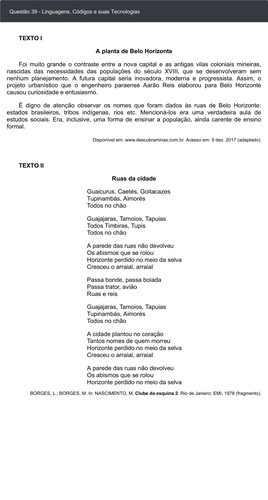
#> input picture 6Passo-ConcatenarVerticalmente/inteiras_separadas/pagina_enem_43.png, 268 x 500 px, shrunk from 1753 x 3273 before the run; its folder holds 2 pictures in this run
$ python concatenar-verticalmente.py
#> lines starting #> are read from the running program, lines starting #| are printed output that depends on the picture
"""
Propósito: concatenas verticalmente as imagens de cada pasta vinda do passo 5
Autor: Alexandre Nassar de Peder
Criação: 02/10/2025
Atualização: 03/06/2026

OBS1: puxe a pasta "divididas-sem-bordas-do-meio" do passo 5 para essa pasta do passo 6

OBS2: o objetivo deste passo é pegar as colunas já recortadas e empilhar uma em cima da outra, na ordem correta, para formar uma única imagem final. Futuramente, essa imagem concatenada será dividida em imagens de cada questão, mas isso será feito no passo 7.

OBS3: este código vai criar uma imagem final chamada "colunas_concatenadas_verticalmente.png" que vai ter todas as colunas concatenadas verticalmente na ordem correta

OBS4: não compensa concatenar as páginas inteiras. Tenha isso em mente para o passo 7. Concatene apenas as colunas.

OBS5: tem provas que as colunas são de tamanhos diferentes. Tenha isso em mente. Não ajuda muito ter uma coluna maior que a outra. Se esse for o seu caso, você pode ajustar o código para lidar com isso, tal como concatenar as colunas do mesmo tamanho e depois concatenar as colunas menores em outra imagem. Mas isso é um caso específico. Se precisar, coloque as colunas do mesmo tamanho em uma única pasta, e execute atualizando as linhas 24 e 60

OBS6: execute o código
"""
"""
Propósito: concatenar verticalmente as imagens de cada pasta vinda do passo 5
Autor: Alexandre Nassar de Peder
Criação: 02/10/2025
Atualização: 03/06/2026

OBS1: puxe a pasta "divididas-sem-bordas-do-meio" do passo 5 para essa pasta do passo 6

OBS2: o objetivo deste passo é pegar as colunas já recortadas e empilhar uma em cima da outra, na ordem correta, para formar uma única imagem final. Futuramente, essa imagem concatenada será dividida em imagens de cada questão, mas isso será feito no passo 7.

OBS3: este código vai criar uma imagem final chamada "colunas_concatenadas_verticalmente.png" que vai ter todas as colunas concatenadas verticalmente na ordem correta
"""

from PIL import Image
import os
import re

pasta_imagens = "inteiras_separadas"
pasta_saida = "."
os.makedirs(pasta_saida, exist_ok=True)

# Função para extrair o número da página e ordenar corretamente
def get_sort_key(nome_arquivo):
    """
    Extrai o número da página e o lado para ordenação
    Suporta diferentes formatos:
    - pagina_enem_41_esquerda.png
    - pagina_enem_41_direita.png
    - pagina_enem_41.png
    - pagina_41.png
    """
#> called with nome_arquivo = 'pagina_enem_43.png'
    # Tenta encontrar o número da página em diferentes padrões
    padroes = [
        r'pagina_enem_(\d+)_',  # pagina_enem_41_
        r'pagina_enem_(\d+)\.',  # pagina_enem_41.png
        r'pagina_(\d+)_',  # pagina_41_
        r'pagina_(\d+)\.',  # pagina_41.png
        r'_(\d+)_',  # _41_
        r'_(\d+)\.',  # _41.png
    ]

    numero = None
    for padrao in padroes:
        match = re.search(padrao, nome_arquivo)
        if match:
            numero = int(match.group(1))
            break

    # Se não encontrar número, usa 0 como fallback
    if numero is None:
        print(f"AVISO: Não foi possível extrair número de: {nome_arquivo}")
        numero = 0

    # Define a ordem: esquerda primeiro (0), depois direita (1)
    if 'esquerda' in nome_arquivo.lower():
        lado = 0
    elif 'direita' in nome_arquivo.lower() or 'direito' in nome_arquivo.lower():
        lado = 1
    else:
        # Se não tem lado especificado, tenta extrair do nome
        # ou usa 0 por padrão
        lado = 0

    return (numero, lado)

# Pegar e ordenar as imagens corretamente
print(f"Verificando pasta: {pasta_imagens}")
arquivos = [f for f in os.listdir(pasta_imagens) if f.endswith('.png')]

if not arquivos:
    print(f"ERRO: Nenhum arquivo PNG encontrado na pasta '{pasta_imagens}'")
    print("Verifique se a pasta existe e contém imagens.")
    exit()

print(f"Encontrados {len(arquivos)} arquivos PNG")

# Ordenar os arquivos
try:
    arquivos.sort(key=get_sort_key)
    print("Arquivos ordenados com sucesso!")
except Exception as e:
    print(f"Erro ao ordenar: {e}")
    print("Usando ordenação alfabética como fallback...")
    arquivos.sort()

# Mostrar a ordem dos arquivos
print("\nOrdem dos arquivos:")
for i, arquivo in enumerate(arquivos):
    print(f"  {i+1}. {arquivo}")

# Abrir todas as imagens na ordem correta
imagens = []
alturas = []
larguras = []

print("\nAbrindo imagens...")
for arquivo in arquivos:
    caminho = os.path.join(pasta_imagens, arquivo)
    try:
        img = Image.open(caminho)
#> img is the input picture: PIL image 268x500 RGB; mean R, G, B 236.7, 236.9, 237.2
        imagens.append(img)
        alturas.append(img.height)
        larguras.append(img.width)
        print(f"  {arquivo}: {img.width}x{img.height}")
#|   pagina_enem_43.png: 268x500
    except Exception as e:
        print(f"  ERRO ao abrir {arquivo}: {e}")

if not imagens:
    print("Nenhuma imagem foi carregada!")
    exit()

# Encontrar a largura máxima
largura_max = max(larguras)
#> largura_max = 268
print(f"\nLargura máxima: {largura_max}")
#| Largura máxima: 268

# Concatenar verticalmente
altura_total = sum(alturas)
#> altura_total = 1000
print(f"Altura total: {altura_total}")
#| Altura total: 1000

print("\nConcatenando imagens...")
imagem_final = Image.new('RGB', (largura_max, altura_total))
#> imagem_final: PIL image 268x1000 RGB; every value is 0

y = 0
for i, img in enumerate(imagens):
    # Centraliza a imagem horizontalmente se for menor que a largura máxima
    x_offset = (largura_max - img.width) // 2
    imagem_final.paste(img, (x_offset, y))
    print(f"  Colocando imagem {i+1} em y={y}")
    y += img.height
#> this loop made 2 passes
#> (x_offset, y) on passes 1 to 2: (0, 500), (0, 1000)
#|   Colocando imagem 1 em y=0
#|   Colocando imagem 2 em y=500
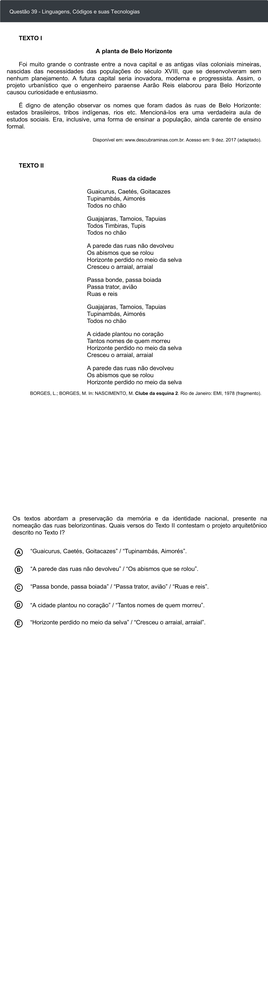
#> imagem_final: PIL image 268x1000 RGB; mean R, G, B 244.1, 244.2, 244.3
#> after the loop, y = 1000

# Salvar
caminho_saida = os.path.join(pasta_saida, 'colunas_concatenadas_verticalmente.png')
imagem_final.save(caminho_saida)
print(f"\nImagem final salva como: {caminho_saida}")
print(f"Tamanho final: {largura_max}x{altura_total}")
#| Tamanho final: 268x1000
print(f"Total de imagens concatenadas: {len(imagens)}")
#| Total de imagens concatenadas: 2
